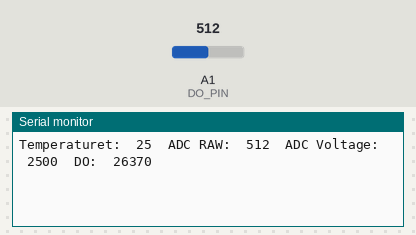
A sketch run on a simulated Arduino Uno, built with avr-gcc and run on an emulated ATmega328P. Shown: the last lines printed to the serial monitor. Inputs (shaded band) come from the test bench; at power-on: A1 (DO_PIN) = 512.

Above: at 1.8 s.
1.9 s: A1 (DO_PIN) set to 716
At 2.8 s:
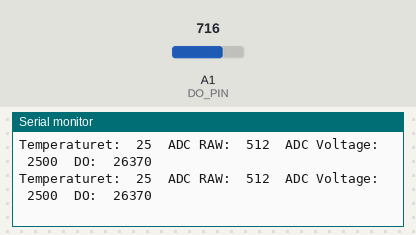
3.4 s: A1 (DO_PIN) set to 900
At 4.6 s:
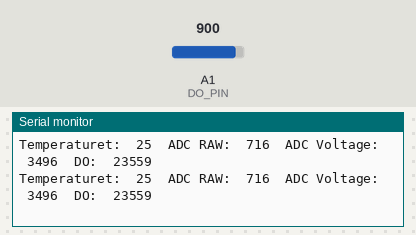
Timing chart, 0 to 6.4 s (numbered marks = the images above; inputs shaded):
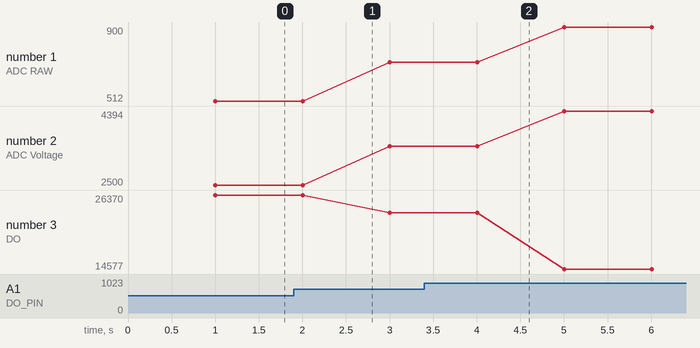

The sketch:

DO_atlas.ino
```cpp
#define DO_PIN A1    // coloca no pino a1 mas pode ser qualquer pino analógico
#define VREF 5000    //VREF (mv)
#define ADC_RES 1024 //ADC Resolution
#define TWO_POINT_CALIBRATION 0
#define READ_TEMP (25) //Current water temperature ℃, Or temperature sensor function
#define CAL1_V (131) //mv
#define CAL1_T (25)   //℃
#define CAL2_V (1300) //mv
#define CAL2_T (15)   //℃

const uint16_t DO_Table[41] = {
    14460, 14220, 13820, 13440, 13090, 12740, 12420, 12110, 11810, 11530,
    11260, 11010, 10770, 10530, 10300, 10080, 9860, 9660, 9460, 9270,
    9080, 8900, 8730, 8570, 8410, 8250, 8110, 7960, 7820, 7690,
    7560, 7430, 7300, 7180, 7070, 6950, 6840, 6730, 6630, 6530, 6410};

uint8_t Temperaturet;
uint16_t ADC_Raw;
uint16_t ADC_Voltage;
uint16_t DO;

int16_t readDO(uint32_t voltage_mv, uint8_t temperature_c){
#if TWO_POINT_CALIBRATION == 00
  uint16_t V_saturation = (uint32_t)CAL1_V + (uint32_t)35 * temperature_c - (uint32_t)CAL1_T * 35;
  return (voltage_mv * DO_Table[temperature_c] / V_saturation);
#else
  uint16_t V_saturation = (int16_t)((int8_t)temperature_c - CAL2_T) * ((uint16_t)CAL1_V - CAL2_V) / ((uint8_t)CAL1_T - CAL2_T) + CAL2_V;
  return (voltage_mv * DO_Table[temperature_c] / V_saturation);
#endif
}

void setup(){
  Serial.begin(115200);
}

void loop(){
  get_data_DO();
  print_data_DO();

}


void get_data_DO(){
  Temperaturet = (uint8_t)READ_TEMP;
  ADC_Raw = analogRead(DO_PIN);
  ADC_Voltage = uint32_t(VREF) * ADC_Raw / ADC_RES;
  delay(1000);
}

void print_data_DO(){
  Serial.print("Temperaturet:\t" + String(Temperaturet) + "\t");
  Serial.print("ADC RAW:\t" + String(ADC_Raw) + "\t");
  Serial.print("ADC Voltage:\t" + String(ADC_Voltage) + "\t");
  Serial.println("DO:\t" + String(readDO(ADC_Voltage, Temperaturet)) + "\t");

}
```

Measured:
- plotted number 1: 512 → 716 after the input at 1.9 s, 716 → 900 after the input at 3.4 s
- plotted number 2: 2500 → 3496 after the input at 1.9 s, 3496 → 4394 after the input at 3.4 s
- plotted number 3: 26370 → 23559 after the input at 1.9 s, 23559 → 14577 after the input at 3.4 s
